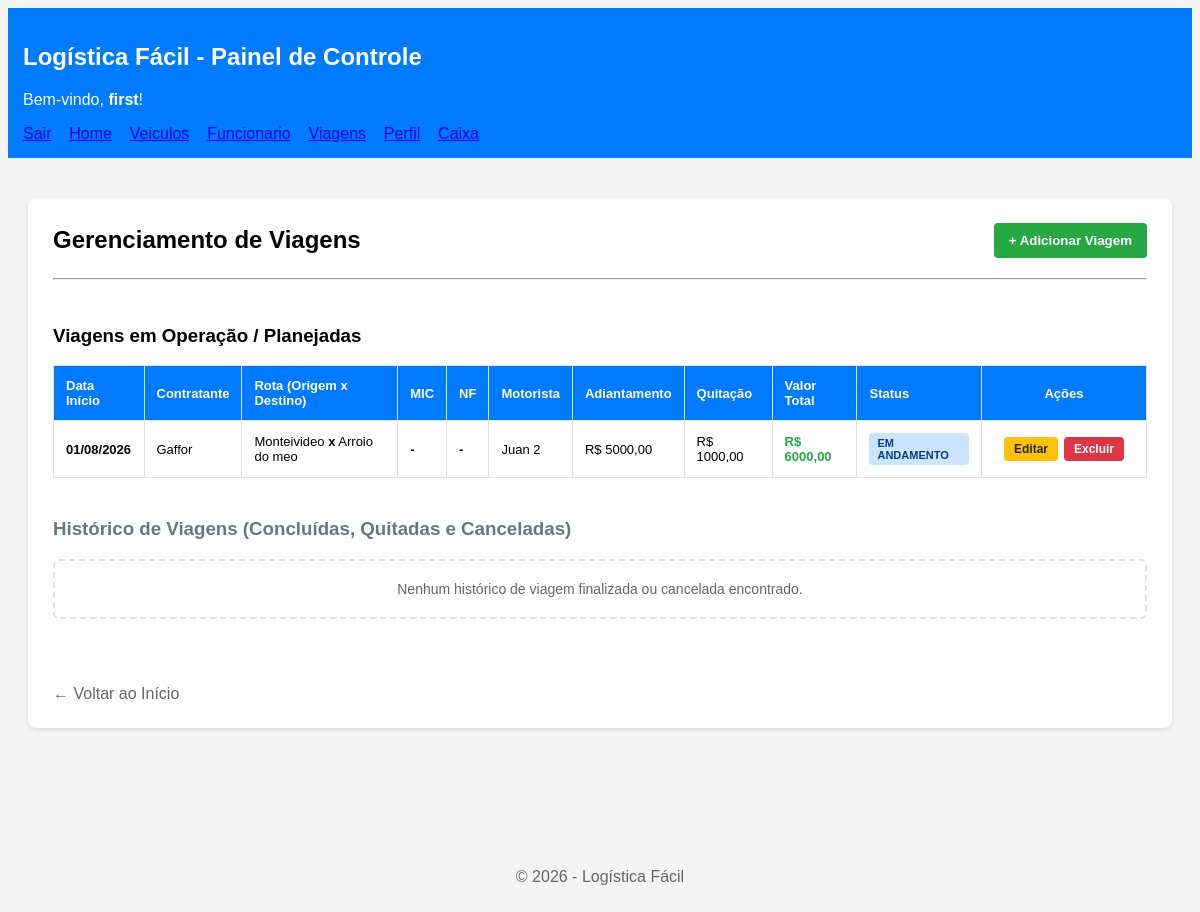
The page /viagens/ (signed in) on the database its author committed.
### app/models.py (models this page shows, shortened)
class Viagem(models.Model):
    STATUS_VIAGEM_CHOICES = [
        ('planejada', 'Planejada'),
        ('em_andamento', 'Em Andamento'),
        ('concluida', 'Concluída'),
        ('quitada', 'Quitada'),
        ('cancelada', 'Cancelada'),
    ]
    usuario = models.ForeignKey(User, on_delete=models.CASCADE, verbose_name="Usuário", db_index=True)
    contratante = models.CharField(max_length=150, verbose_name="Contratante")
    data_inicio = models.DateField(verbose_name="Data de Início", db_index=True)
    data_final = models.DateField(blank=True, null=True, verbose_name="Data Final")
    data_adiantamento = models.DateField(blank=True, null=True, verbose_name="Data do Adiantamento")
    data_quitacao = models.DateField(blank=True, null=True, verbose_name="Data da Quitação")
    local_inicio = models.CharField(max_length=255, verbose_name="Local de Início")
    local_final = models.CharField(max_length=255, verbose_name="Local Final")
    km_rodados = models.DecimalField(max_digits=8, decimal_places=2, default=0.0, verbose_name="KM Rodados")
    status_da_viagem = models.CharField(max_length=20, choices=STATUS_VIAGEM_CHOICES, default='planejada', verbose_name="Status da Viagem", db_index=True)
    carga = models.CharField(max_length=150, blank=True, null=True, verbose_name="Carga")
    nota_fiscal = models.CharField(max_length=50, blank=True, null=True, verbose_name="Nota Fiscal")
    mic = models.CharField(max_length=50, blank=True, null=True, verbose_name="MIC")
    motorista = models.ForeignKey(Funcionario, on_delete=models.PROTECT, related_name="viagens_motorista", verbose_name="Motorista")
    veiculo_1 = models.ForeignKey(Veiculo, on_delete=models.PROTECT, related_name="viagens_veiculo", verbose_name="Veículo Principal")
    reboque = models.ForeignKey(Veiculo, on_delete=models.SET_NULL, blank=True, null=True, related_name="viagens_reboque", verbose_name="Reboque")
    valor_adiantamento = models.DecimalField(max_digits=10, decimal_places=2, verbose_name="Valor do Adiantamento")
    valor_quitacao = models.DecimalField(max_digits=10, decimal_places=2, verbose_name="Valor da Quitação")
    media = models.DecimalField(max_digits=6, decimal_places=2, default=0.0, verbose_name="Média de Consumo (km/L)")
    descricao = models.TextField(blank=True, null=True, verbose_name="Descrição")
    @property
    def valor_total(self):
        adiantamento = self.valor_adiantamento or Decimal('0.00')
        quitacao = self.valor_quitacao or Decimal('0.00')
        return adiantamento + quitacao
    class Meta:
        db_table = 'viagens'
        verbose_name = "Viagem"
        verbose_name_plural = "Viagens"

class Funcionario(models.Model):
    id = models.BigAutoField(primary_key=True)
    usuario = models.ForeignKey(User, on_delete=models.CASCADE, verbose_name="Usuário", db_index=True)
    nome = models.CharField(max_length=150, verbose_name="Nome")
    funcao = models.CharField(max_length=100, verbose_name="Função")
    cpf = models.CharField(max_length=11, unique=True, verbose_name="CPF", db_index=True)
    cnh = models.CharField(max_length=11, unique=True, blank=True, null=True, verbose_name="CNH")
    data_nascimento = models.DateField(verbose_name="Data de Nascimento")
    descricao = models.TextField(blank=True, null=True, verbose_name="Descrição")
    status = models.ForeignKey(
        StatusFuncionario,
        on_delete=models.PROTECT,
        verbose_name="Status",
        blank=True,
        null=True
    )
    class Meta:
        db_table = 'funcionarios'
        verbose_name = "Funcionário"
        verbose_name_plural = "Funcionários"

### app/views.py (the view)
# urls.py: path('viagens/', views.lista_viagem, name='lista_viagem'),
@login_required
def lista_viagem(request):
    viagens = Viagem.objects.filter(usuario=request.user)
    viagens_ativas = viagens.filter(
        status_da_viagem__in=['planejada', 'em_andamento']
    ).order_by('-data_inicio')
    viagens_historico = viagens.filter(
        status_da_viagem__in=['concluida', 'quitada', 'cancelada']
    ).order_by('-data_inicio')
    return render(request, 'enterprise/viagem/viagem.html', {
        'ativas': viagens_ativas,
        'historico': viagens_historico
    })

### app/templates/enterprise/viagem/viagem.html (shortened to what this page needs)
{% extends 'base.html' %}
{% block content %}
<div style="max-width: 1200px; margin: 0 auto; background: white; padding: 25px; border-radius: 8px; box-shadow: 0 2px 5px rgba(0,0,0,0.1);">
    <div style="display: flex; justify-content: space-between; align-items: center; margin-bottom: 20px;">
        <h2 style="margin: 0;">Gerenciamento de Viagens</h2>
        <a href="{% url 'add_viagem' %}" style="text-decoration: none;">
            <button style="background-color: #28a745; color: white; padding: 10px 15px; border: none; border-radius: 4px; cursor: pointer; font-weight: bold;">
                + Adicionar Viagem
            </button>
        </a>
    </div>
    <hr><br>
    <h3>Viagens em Operação / Planejadas</h3>
    {% if ativas %}
        <table class="tabela-frota">
            <thead>
                <tr>
                    <th>Data Início</th>
                    <th>Contratante</th>
                    <th>Rota (Origem x Destino)</th>
                    <th>MIC</th>
                    <th>NF</th>
                    <th>Motorista</th>
                    <th>Adiantamento</th>
                    <th>Quitação</th>
                    <th>Valor Total</th>
                    <th>Status</th>
                    <th class="coluna-acoes">Ações</th>
                </tr>
            </thead>
            <tbody>
                {% for viagem in ativas|dictsortreversed:"data_inicio" %}
                   <tr class="{% cycle 'linha-branca' 'linha-cinza' %}">
                        <td class="texto-negrito">{{ viagem.data_inicio|date:"d/m/Y" }}</td>
                        <td>{{ viagem.contratante }}</td>
                        <td>{{ viagem.local_inicio }} <strong>x</strong> {{ viagem.local_final }}</td>
                        <td class="texto-negrito">{{ viagem.mic|default:"-" }}</td>
                        <td class="texto-negrito">{{ viagem.nota_fiscal|default:"-" }}</td>
                        <td>{{ viagem.motorista.nome }}</td>
                        <td>R$ {{ viagem.valor_adiantamento|default:"0.00" }}</td>
                        <td>R$ {{ viagem.valor_quitacao|default:"0.00" }}</td>
                        <td class="texto-negrito" style="color: #28a745;">R$ {{ viagem.valor_total|floatformat:2 }}</td>
                        <td>
                            <span class="badge-status status-{{ viagem.status_da_viagem }}">
                                {{ viagem.get_status_da_viagem_display }}
                            </span>
                        </td>
                        <td>
                            <div class="container-botoes">
                                <a href="{% url 'edit_viagem' viagem.id %}" style="text-decoration: none;">
                                    <button type="button" class="btn-editar">Editar</button>
                                </a>
                                <form action="{% url 'excluir_viagem' viagem.id %}" method="POST" style="margin: 0;" onsubmit="return confirm('Tem certeza absoluta que deseja excluir a viagem para {{ viagem.local_final }}?');">
                                    <button type="submit" class="btn-excluir">Excluir</button>
                                </form>
                            </div>
                        </td>
                    </tr>
                {% endfor %}
            </tbody>
        </table>
    {% else %}
        <div class="aviso-vazio">Nenhuma viagem ativa ou planejada no momento.</div>
    {% endif %}
    <h3 style="color: #6c757d; margin-top: 40px;">Histórico de Viagens (Concluídas, Quitadas e Canceladas)</h3>
    {% if historico %}
        <table class="tabela-frota tabela-historico">
            <thead>
                <tr>
                    <th>Data Início</th>
                    <th>Contratante</th>
                    <th>Rota</th>
                    <th>MIC</th>
                    <th>NF</th>
                    <th>Motorista</th>
                    <th>Adiantamento</th>
                    <th>Quitação</th>
                    <th>Valor Total</th>
                    <th>Status</th>
                    <th class="coluna-acoes">Ações</th>
                </tr>
            </thead>
            <tbody>
                {% for viagem in historico|dictsortreversed:"data_inicio" %}
                    <tr class="{% cycle 'linha-branca' 'linha-cinza' %}">
                        <td>{{ viagem.data_inicio|date:"d/m/Y" }}</td>
                        <td>{{ viagem.contratante }}</td>
                        <td>{{ viagem.local_inicio }} x {{ viagem.local_final }}</td>
                        <td class="texto-negrito">{{ viagem.mic|default:"-" }}</td>
                        <td class="texto-negrito">{{ viagem.nota_fiscal|default:"-" }}</td>
                        <td>{{ viagem.motorista.nome }}</td>
                        <td>R$ {{ viagem.valor_adiantamento|default:"0.00" }}</td>
                        <td>R$ {{ viagem.valor_quitacao|default:"0.00" }}</td>
                        <td class="texto-negrito" style="color: {% if viagem.status_da_viagem == 'cancelada' %}#dc3545{% else %}#28a745{% endif %};">
                            R$ {{ viagem.valor_total|floatformat:2 }}
                        </td>
                        <td>
                            <span class="badge-status status-{{ viagem.status_da_viagem }}">
                                {{ viagem.get_status_da_viagem_display }}
                            </span>
                        </td>
                        <td>
                            <div class="container-botoes">
                                <a href="{% url 'edit_viagem' viagem.id %}" style="text-decoration: none;">
                                    <button type="button" class="btn-editar">Editar</button>
                                </a>
                                <form action="{% url 'excluir_viagem' viagem.id %}" method="POST" style="margin: 0;" onsubmit="return confirm('Tem certeza absoluta que deseja excluir permanentemente este registro de viagem?');">
                                    {% csrf_token %}
                                    <button type="submit" class="btn-excluir">Excluir</button>
                                </form>
                            </div>
                        </td>
                    </tr>
                {% endfor %}
            </tbody>
        </table>
    {% else %}
        <div class="aviso-vazio">Nenhum histórico de viagem finalizada ou cancelada encontrado.</div>
    {% endif %}
    <br><br>
    <a href="{% url 'home' %}" style="color: #666; text-decoration: none;">← Voltar ao Início</a>
</div>
<br><br><br>
{% endblock %}

### app/templates/base.html (shortened to what this page needs)
{% load static %}
<!DOCTYPE html>
<html lang="pt-BR">
    <head>
    </head>
    <body style="background-color: #f4f4f4; font-family: Arial, sans-serif;">
        <header
            style="background-color: #007bff; color: white; padding: 15px; margin-bottom: 20px;">
            <h2>Logística Fácil - Painel de Controle</h2>
            {% if user.is_authenticated %}
            <p>Bem-vindo, <strong>{{ user.username }}</strong>!</p>
            <a href="{% url 'logout' %}">Sair</a>
            {% else %}
            <p>Você não está logado.</p>
            <a href="{% url 'login' %}">Fazer Login</a>
            {% endif %}
             &nbsp&nbsp  <a href="{% url 'home' %}">Home</a>
            &nbsp&nbsp  <a href="{% url 'lista_veiculos' %}">Veiculos</a>
            &nbsp&nbsp  <a href="{% url 'lista_funcionario' %}">Funcionario</a>
            &nbsp&nbsp  <a href="{% url 'lista_viagem' %}">Viagens</a>
            &nbsp&nbsp  <a href="{% url 'perfil_user' %}">Perfil</a>
            &nbsp&nbsp  <a href="{% url 'lista_caixa' %}">Caixa</a>
        </header>
        <main style="padding: 20px;">
            {% block content %}
            {% endblock %}
        </main>
        <footer
            style="margin-top: 40px; padding: 10px; text-align: center; color: #666;">
            <p>&copy; 2026 - Logística Fácil</p>
        </footer>
    </body>
</html>

### app/templates/enterprise/viagem/viagem.html (style rules this page uses)
.tabela-frota { width: 100%; border-collapse: collapse; text-align: left; margin-top: 15px; margin-bottom: 30px; }
.tabela-frota thead tr { background-color: #007bff; color: #ffffff; }
.tabela-frota th, .tabela-frota td { padding: 12px; border: 1px solid #dee2e6; font-size: 13px; vertical-align: middle; }
.coluna-acoes { text-align: center; width: 140px; }
.linha-branca { background-color: #ffffff; }
.texto-negrito { font-weight: bold; }
.aviso-vazio { text-align: center; padding: 20px; color: #666666; border: 2px dashed #dee2e6; border-radius: 6px; margin-top: 15px; margin-bottom: 30px; font-size: 14px; }
.badge-status { padding: 4px 8px; border-radius: 4px; font-weight: bold; font-size: 11px; display: inline-block; text-transform: uppercase; }
.status-em_andamento { background-color: #cce5ff; color: #004085; }
.container-botoes { display: flex; gap: 6px; justify-content: center; }
.btn-editar { background-color: #ffc107; color: #212529; padding: 5px 10px; border: none; border-radius: 4px; cursor: pointer; font-weight: bold; font-size: 12px; transition: background-color 0.2s; }
.btn-excluir { background-color: #dc3545; color: white; padding: 5px 10px; border: none; border-radius: 4px; cursor: pointer; font-weight: bold; font-size: 12px; transition: background-color 0.2s; }

### rows shown on the page
Viagem: data_inicio "01/08/2026", contratante "Gaffor", local_inicio "Monteivideo", local_final "Arroio do meo", mic "-", nota_fiscal "-", motorista.nome "Juan 2", valor_adiantamento "5000,00", valor_quitacao "1000,00", valor_total "6000,00", status_da_viagem "EM ANDAMENTO"

### other values the page prints
{{ user.username }} "first"
